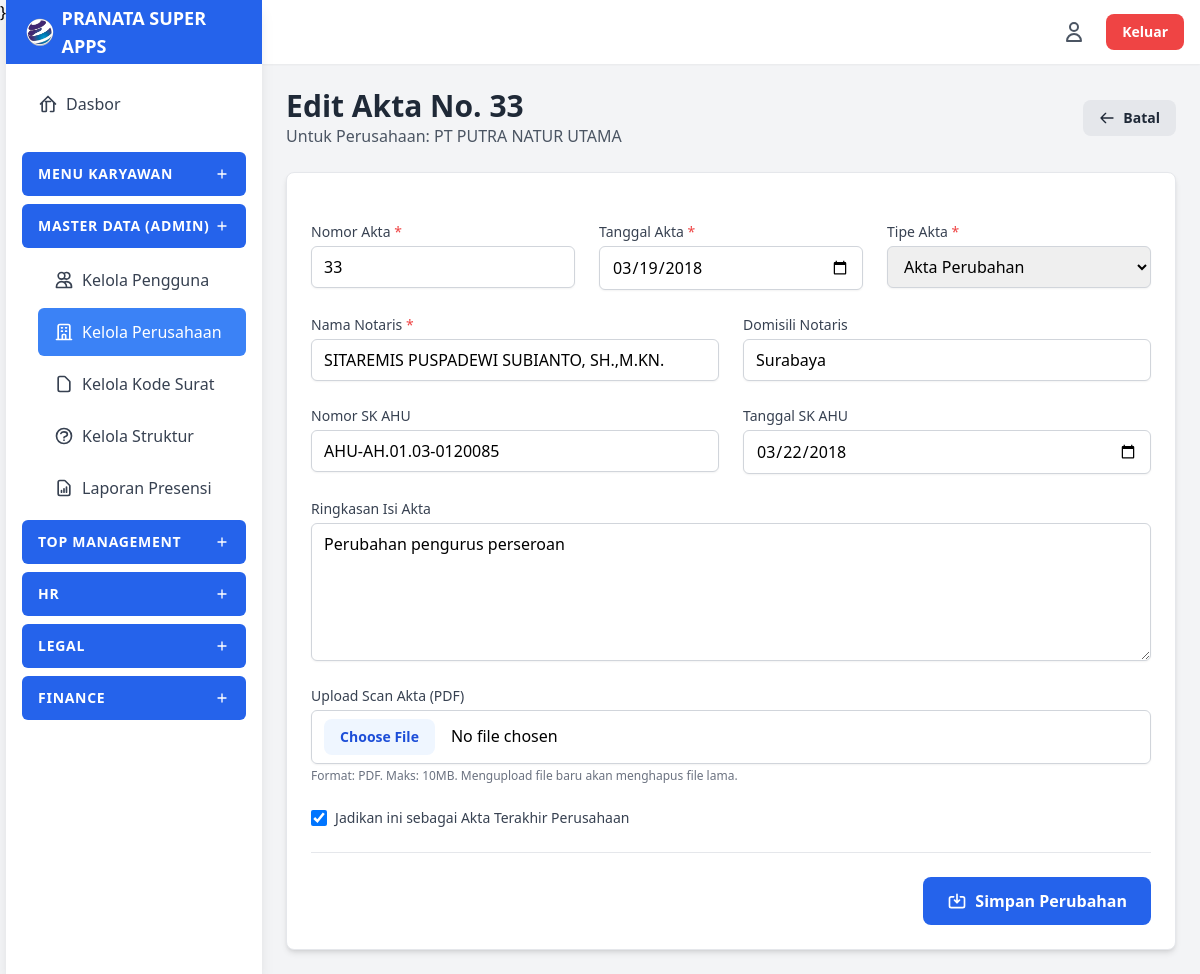
/modules/companies/edit_deed.php?id=4&company_id=1 (signed in), run on the app's committed database.
### tables this page shows
CREATE TABLE `deeds` (
  `id` int(11) UNSIGNED NOT NULL,
  `company_id` int(11) NOT NULL,
  `nomor_akta` varchar(100) NOT NULL,
  `tanggal_akta` date NOT NULL,
  `nama_notaris` varchar(255) NOT NULL,
  `domisili_notaris` varchar(255) DEFAULT NULL,
  `nomor_sk_ahu` varchar(100) DEFAULT NULL,
  `tanggal_sk_ahu` date DEFAULT NULL,
  `isi_akta_summary` text DEFAULT NULL,
  `tipe_akta` enum('Pendirian','Perubahan') DEFAULT NULL COMMENT 'Jenis akta: Pendirian atau Perubahan',
  `file_path` varchar(255) DEFAULT NULL,
  `created_at` timestamp NOT NULL DEFAULT current_timestamp()
);

CREATE TABLE `companies` (
  `id` int(11) NOT NULL,
  `nama_perusahaan` varchar(255) NOT NULL,
  `logo_path` varchar(255) DEFAULT NULL COMMENT 'Path relatif ke file logo perusahaan',
  `tanggal_pendirian` date DEFAULT NULL,
  `akta_pendirian` varchar(255) DEFAULT NULL COMMENT 'Nomor Akta Pendirian',
  `tanggal_akta_pendirian` date DEFAULT NULL COMMENT 'Tanggal Akta Pendirian',
  `sk_ahu_pendirian` varchar(255) DEFAULT NULL,
  `tanggal_sk_ahu_pendirian` date DEFAULT NULL COMMENT 'Tanggal SK AHU Pendirian',
  `notaris_pendirian` varchar(255) DEFAULT NULL COMMENT 'Nama Notaris Akta Pendirian',
  `domisili_notaris_pendirian` varchar(255) DEFAULT NULL COMMENT 'Domisili Notaris Akta Pendirian',
  `id_akta_terakhir` int(11) UNSIGNED DEFAULT NULL COMMENT 'FK ke tabel deeds.id',
  `modal_dasar` bigint(20) DEFAULT 0,
  `modal_disetor` bigint(20) DEFAULT 0 COMMENT 'Akan di-update dari total tabel shareholders',
  `nilai_nominal_saham` bigint(20) DEFAULT 0,
  `tempat_kedudukan` varchar(255) DEFAULT NULL,
  `alamat` text DEFAULT NULL COMMENT 'Alamat Lengkap Perusahaan',
  `nib` varchar(13) DEFAULT NULL COMMENT 'Nomor Induk Berusaha (13 digit)',
  `npwp` varchar(20) DEFAULT NULL COMMENT 'NPWP Perusahaan (format bisa bervariasi)',
  `created_at` timestamp NOT NULL DEFAULT current_timestamp()
);

### modules/companies/edit_deed.php (the view, shortened to what this page needs)
<?php
$deed_id = (int)$_GET['id'];
$company_id = (int)$_GET['company_id'];
$deed_details = null;
$company_details = null;
$is_currently_akta_terakhir = false;
require dirname(dirname(__DIR__)) . '/includes/header.php';
$conn_get = new mysqli($servername, $username, $password, $dbname);
if ($conn_get->connect_error) {
    $error_message = "Koneksi Gagal: " . $conn_get->connect_error;
} else {
    $conn_get->set_charset("utf8mb4");
    $stmt_deed = $conn_get->prepare("SELECT * FROM deeds WHERE id = ? AND company_id = ?");
    if ($stmt_deed) {
        $stmt_deed->bind_param("ii", $deed_id, $company_id);
        $stmt_deed->execute();
        $result_deed = $stmt_deed->get_result();
        if ($result_deed->num_rows === 0) {
            $error_message = "Error: Data akta tidak ditemukan.";
        } else {
            $deed_details = $result_deed->fetch_assoc();
        }
    } else {
        $error_message = "Gagal query data akta: " . $conn_get->error;
    }
    if ($deed_details) {
        $stmt_company = $conn_get->prepare("SELECT nama_perusahaan, id_akta_terakhir FROM companies WHERE id = ?");
        if ($stmt_company) {
            $stmt_company->bind_param("i", $company_id);
            $stmt_company->execute();
            $result_company = $stmt_company->get_result();
            if ($row_company = $result_company->fetch_assoc()) {
                $company_details = $row_company;
                $is_currently_akta_terakhir = ($company_details['id_akta_terakhir'] == $deed_id);
                $page_title = "Edit Akta No. " . htmlspecialchars($deed_details['nomor_akta']);
            }
        }
    }
}
require dirname(dirname(__DIR__)) . '/includes/sidebar.php';
?>
<main class="flex-1 overflow-x-hidden overflow-y-auto bg-gray-100 p-6">
    <div class="max-w-4xl mx-auto">
        <div class="flex justify-between items-center mb-6">
            <div>
                <h1 class="text-3xl font-bold text-gray-800"><?php echo $page_title; ?></h1>
                <p class="text-gray-600">Untuk Perusahaan: <?php echo htmlspecialchars($company_details['nama_perusahaan'] ?? 'N/A'); ?></p>
            </div>
            <a href="<?php echo BASE_URL; ?>/modules/companies/view_company.php?id=<?php echo $company_id; ?>"
               class="bg-gray-200 hover:bg-gray-300 text-gray-800 px-4 py-2 rounded-lg text-sm font-semibold transition duration-200 flex items-center no-underline">
               <svg class="w-4 h-4 mr-2" fill="none" stroke="currentColor" viewBox="0 0 24 24" xmlns="http://www.w3.org/2000/svg"><path stroke-linecap="round" stroke-linejoin="round" stroke-width="2" d="M10 19l-7-7m0 0l7-7m-7 7h18"></path></svg>
               Batal
            </a>
        </div>
        <?php if ($deed_details):  ?>
        <form action="<?php echo BASE_URL; ?>/modules/companies/edit_deed.php?id=<?php echo $deed_id; ?>&company_id=<?php echo $company_id; ?>" method="POST" enctype="multipart/form-data" class="bg-white p-6 rounded-lg shadow-md space-y-6 border border-gray-200">
            <div class="grid grid-cols-1 md:grid-cols-3 gap-6">
                <div>
                    <label for="nomor_akta" class="form-label">Nomor Akta <span class="text-red-500">*</span></label>
                    <input type="text" id="nomor_akta" name="nomor_akta" class="form-input" required value="<?php echo htmlspecialchars($deed_details['nomor_akta']); ?>">
                </div>
                <div>
                    <label for="tanggal_akta" class="form-label">Tanggal Akta <span class="text-red-500">*</span></label>
                    <input type="date" id="tanggal_akta" name="tanggal_akta" class="form-input" required value="<?php echo htmlspecialchars($deed_details['tanggal_akta']); ?>">
                </div>
                <div>
                    <label for="tipe_akta" class="form-label">Tipe Akta <span class="text-red-500">*</span></label>
                    <select id="tipe_akta" name="tipe_akta" class="form-input" required>
                        <option value="Perubahan" <?php if ($deed_details['tipe_akta'] == 'Perubahan') echo 'selected'; ?>>Akta Perubahan</option>
                    </select>
                </div>
            </div>
            <div class="grid grid-cols-1 md:grid-cols-2 gap-6">
                 <div>
                    <label for="nama_notaris" class="form-label">Nama Notaris <span class="text-red-500">*</span></label>
                    <input type="text" id="nama_notaris" name="nama_notaris" class="form-input" required value="<?php echo htmlspecialchars($deed_details['nama_notaris']); ?>">
                </div>
                 <div>
                    <label for="domisili_notaris" class="form-label">Domisili Notaris</label>
                    <input type="text" id="domisili_notaris" name="domisili_notaris" class="form-input" value="<?php echo htmlspecialchars($deed_details['domisili_notaris'] ?? ''); ?>">
                </div>
            </div>
            <div class="grid grid-cols-1 md:grid-cols-2 gap-6">
                 <div>
                    <label for="nomor_sk_ahu" class="form-label">Nomor SK AHU</label>
                    <input type="text" id="nomor_sk_ahu" name="nomor_sk_ahu" class="form-input" value="<?php echo htmlspecialchars($deed_details['nomor_sk_ahu'] ?? ''); ?>">
                </div>
                 <div>
                    <label for="tanggal_sk_ahu" class="form-label">Tanggal SK AHU</label>
                    <input type="date" id="tanggal_sk_ahu" name="tanggal_sk_ahu" class="form-input" value="<?php echo htmlspecialchars($deed_details['tanggal_sk_ahu'] ?? ''); ?>">
                </div>
            </div>
            <div>
                <label for="isi_akta_summary" class="form-label">Ringkasan Isi Akta</label>
                <textarea id="isi_akta_summary" name="isi_akta_summary" rows="5" class="form-input" placeholder="Contoh: Perubahan pengurus, Peningkatan modal, Perubahan KBLI, dll..."><?php echo htmlspecialchars($deed_details['isi_akta_summary'] ?? ''); ?></textarea>
            </div>
            <div>
                <label for="scan_akta" class="form-label">Upload Scan Akta (PDF)</label>
                <input type="file" id="scan_akta" name="scan_akta" class="form-input file:mr-4 file:py-2 file:px-4 file:rounded-lg file:border-0 file:text-sm file:font-semibold file:bg-blue-50 file:text-blue-700 hover:file:bg-blue-100" accept="application/pdf">
                <p class="text-xs text-gray-500 mt-1">Format: PDF. Maks: 10MB. Mengupload file baru akan menghapus file lama.</p>
            </div>
            <div>
                <label class="flex items-center" for="is_akta_terakhir">
                    <input type="checkbox" id="is_akta_terakhir" name="is_akta_terakhir" value="1" class="h-4 w-4 rounded text-blue-600 focus:ring-blue-500 border-gray-300 mr-2" <?php if ($is_currently_akta_terakhir) echo 'checked'; ?>>
                    <span class="text-sm text-gray-700 font-medium">Jadikan ini sebagai Akta Terakhir Perusahaan</span>
                </label>
            </div>
            <div class="mt-8 pt-6 border-t flex justify-end">
                <button type="submit"
                        class="bg-blue-600 hover:bg-blue-700 text-white px-6 py-3 rounded-lg font-semibold transition duration-200 flex items-center">
                    <svg class="w-5 h-5 mr-2" fill="none" stroke="currentColor" viewBox="0 0 24 24" xmlns="http://www.w3.org/2000/svg"><path stroke-linecap="round" stroke-linejoin="round" stroke-width="2" d="M8 7H5a2 2 0 00-2 2v9a2 2 0 002 2h14a2 2 0 002-2V9a2 2 0 00-2-2h-3m-1 4l-3 3m0 0l-3-3m3 3V4"></path></svg>
                    Simpan Perubahan
                </button>
            </div>
        </form>
        <?php endif;  ?>
    </div>
</main>
<?php
require dirname(dirname(__DIR__)) . '/includes/footer.php';
?>

### includes/header.php (style rules this page uses)
.form-input { display: block; width: 100%; padding: 0.5rem 0.75rem; border: 1px solid #d1d5db; border-radius: 0.375rem; box-shadow: 0 1px 2px 0 rgba(0, 0, 0, 0.05); transition: border-color 0.2s ease-in-out, box-shadow 0.2s ease-in-out; }
.form-label { display: block; margin-bottom: 0.25rem; font-size: 0.875rem; font-weight: 500; color: #374151; }
.no-underline { text-decoration: none; }

### data on the page
deeds: nomor_akta "Edit Akta No. 33", nomor_akta "33", tanggal_akta "03/19/2018", tipe_akta "Akta Perubahan", nama_notaris "SITAREMIS PUSPADEWI SUBIANTO, SH.,M.KN.", domisili_notaris "Surabaya", nomor_sk_ahu "AHU-AH.01.03-0120085", tanggal_sk_ahu "03/22/2018", isi_akta_summary "Perubahan pengurus perseroan"
companies: nama_perusahaan "PT PUTRA NATUR UTAMA", id_akta_terakhir "☑"

### other printed values
$title "MENU KARYAWAN MASTER DATA (ADMIN) TOP MANAGEMENT HR LEGAL FINANCE"
